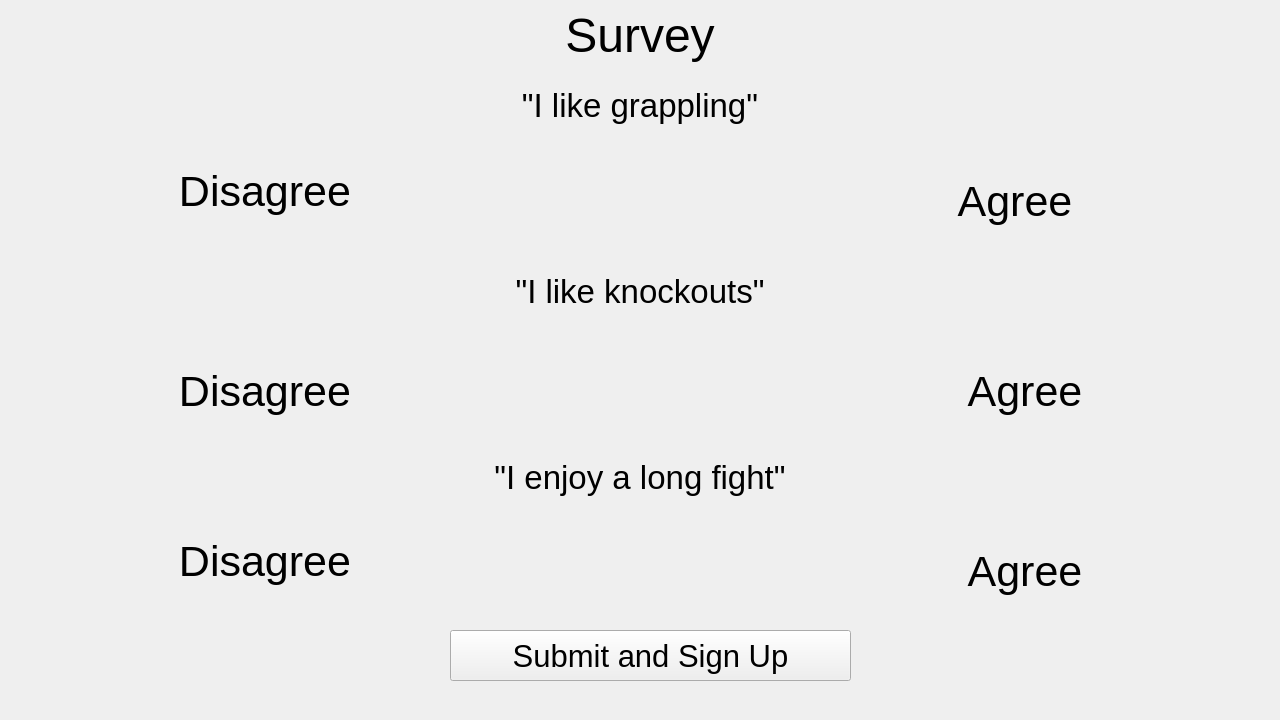
  <widget class="QWidget" name="survey" native="true">
   <property name="geometry">
    <rect>
     <x>0</x>
     <y>0</y>
     <width>1280</width>
     <height>720</height>
    </rect>
   </property>
   <property name="autoFillBackground">
    <bool>true</bool>
   </property>
   <widget class="QLabel" name="surveyTitle">
    <property name="geometry">
     <rect>
      <x>330</x>
      <y>0</y>
      <width>620</width>
      <height>70</height>
     </rect>
    </property>
    <property name="font">
     <font>
      <pointsize>36</pointsize>
      <underline>false</underline>
     </font>
    </property>
    <property name="text">
     <string>Survey</string>
    </property>
    <property name="alignment">
     <set>Qt::AlignCenter</set>
    </property>
   </widget>
   <widget class="QPushButton" name="surveySubmitButton">
    <property name="geometry">
     <rect>
      <x>450</x>
      <y>630</y>
      <width>401</width>
      <height>51</height>
     </rect>
    </property>
    <property name="font">
     <font>
      <pointsize>23</pointsize>
     </font>
    </property>
    <property name="text">
     <string>Submit and Sign Up</string>
    </property>
   </widget>
   <widget class="QLabel" name="surveyTextLabel8">
    <property name="geometry">
     <rect>
      <x>330</x>
      <y>442</y>
      <width>620</width>
      <height>70</height>
     </rect>
    </property>
    <property name="font">
     <font>
      <pointsize>25</pointsize>
      <underline>false</underline>
     </font>
    </property>
    <property name="text">
     <string>&quot;I enjoy a long fight&quot;</string>
    </property>
    <property name="alignment">
     <set>Qt::AlignCenter</set>
    </property>
   </widget>
   <widget class="QLabel" name="surveyTextLabel4">
    <property name="geometry">
     <rect>
      <x>170</x>
      <y>360</y>
      <width>190</width>
      <height>62</height>
     </rect>
    </property>
    <property name="font">
     <font>
      <pointsize>32</pointsize>
      <underline>false</underline>
     </font>
    </property>
    <property name="text">
     <string>Disagree</string>
    </property>
    <property name="alignment">
     <set>Qt::AlignCenter</set>
    </property>
   </widget>
   <widget class="QLabel" name="surveyTextLabel6">
    <property name="geometry">
     <rect>
      <x>930</x>
      <y>360</y>
      <width>190</width>
      <height>62</height>
     </rect>
    </property>
    <property name="font">
     <font>
      <pointsize>32</pointsize>
      <underline>false</underline>
     </font>
    </property>
    <property name="text">
     <string>Agree</string>
    </property>
    <property name="alignment">
     <set>Qt::AlignCenter</set>
    </property>
   </widget>
   <widget class="QLabel" name="surveyTextLabel5">
    <property name="geometry">
     <rect>
      <x>330</x>
      <y>256</y>
      <width>620</width>
      <height>71</height>
     </rect>
    </property>
    <property name="font">
     <font>
      <pointsize>25</pointsize>
      <underline>false</underline>
     </font>
    </property>
    <property name="text">
     <string>&quot;I like knockouts&quot;</string>
    </property>
    <property name="alignment">
     <set>Qt::AlignCenter</set>
    </property>
   </widget>
   <widget class="QLabel" name="surveyTextLabel2">
    <property name="geometry">
     <rect>
      <x>170</x>
      <y>160</y>
      <width>190</width>
      <height>62</height>
     </rect>
    </property>
    <property name="font">
     <font>
      <pointsize>32</pointsize>
      <underline>false</underline>
     </font>
    </property>
    <property name="text">
     <string>Disagree</string>
    </property>
    <property name="alignment">
     <set>Qt::AlignCenter</set>
    </property>
   </widget>
   <widget class="QLabel" name="surveyTextLabel3">
    <property name="geometry">
     <rect>
      <x>920</x>
      <y>170</y>
      <width>190</width>
      <height>62</height>
     </rect>
    </property>
    <property name="font">
     <font>
      <pointsize>32</pointsize>
      <underline>false</underline>
     </font>
    </property>
    <property name="text">
     <string>Agree</string>
    </property>
    <property name="alignment">
     <set>Qt::AlignCenter</set>
    </property>
   </widget>
   <widget class="QLabel" name="surveyTextLabel1">
    <property name="geometry">
     <rect>
      <x>330</x>
      <y>70</y>
      <width>620</width>
      <height>70</height>
     </rect>
    </property>
    <property name="font">
     <font>
      <pointsize>25</pointsize>
      <underline>false</underline>
     </font>
    </property>
    <property name="text">
     <string>&quot;I like grappling&quot;</string>
    </property>
    <property name="alignment">
     <set>Qt::AlignCenter</set>
    </property>
   </widget>
   <widget class="QClickableLabel" name="surveyStarKo1">
    <property name="geometry">
     <rect>
      <x>370</x>
      <y>340</y>
      <width>101</width>
      <height>111</height>
     </rect>
    </property>
    <property name="text">
     <string/>
    </property>
    <property name="pixmap">
     <pixmap>Assets/BlankStar.png</pixmap>
    </property>
    <property name="scaledContents">
     <bool>true</bool>
    </property>
   </widget>
   <widget class="QClickableLabel" name="surveyStarKo2">
    <property name="geometry">
     <rect>
      <x>490</x>
      <y>340</y>
      <width>101</width>
      <height>111</height>
     </rect>
    </property>
    <property name="text">
     <string/>
    </property>
    <property name="pixmap">
     <pixmap>Assets/BlankStar.png</pixmap>
    </property>
    <property name="scaledContents">
     <bool>true</bool>
    </property>
   </widget>
   <widget class="QClickableLabel" name="surveyStarKo3">
    <property name="geometry">
     <rect>
      <x>600</x>
      <y>340</y>
      <width>101</width>
      <height>111</height>
     </rect>
    </property>
    <property name="text">
     <string/>
    </property>
    <property name="pixmap">
     <pixmap>Assets/BlankStar.png</pixmap>
    </property>
    <property name="scaledContents">
     <bool>true</bool>
    </property>
   </widget>
   <widget class="QClickableLabel" name="surveyStarKo4">
    <property name="geometry">
     <rect>
      <x>710</x>
      <y>340</y>
      <width>101</width>
      <height>111</height>
     </rect>
    </property>
    <property name="text">
     <string/>
    </property>
    <property name="pixmap">
     <pixmap>Assets/BlankStar.png</pixmap>
    </property>
    <property name="scaledContents">
     <bool>true</bool>
    </property>
   </widget>
   <widget class="QClickableLabel" name="surveyStarKo5">
    <property name="geometry">
     <rect>
      <x>820</x>
      <y>340</y>
      <width>101</width>
      <height>111</height>
     </rect>
    </property>
    <property name="text">
     <string/>
    </property>
    <property name="pixmap">
     <pixmap>Assets/BlankStar.png</pixmap>
    </property>
    <property name="scaledContents">
     <bool>true</bool>
    </property>
   </widget>
   <widget class="QClickableLabel" name="surveyStarSub1">
    <property name="geometry">
     <rect>
      <x>370</x>
      <y>140</y>
      <width>101</width>
      <height>111</height>
     </rect>
    </property>
    <property name="text">
     <string/>
    </property>
    <property name="pixmap">
     <pixmap>Assets/BlankStar.png</pixmap>
    </property>
    <property name="scaledContents">
     <bool>true</bool>
    </property>
   </widget>
   <widget class="QClickableLabel" name="surveyStarSub2">
    <property name="geometry">
     <rect>
      <x>480</x>
      <y>140</y>
      <width>101</width>
      <height>111</height>
     </rect>
    </property>
    <property name="text">
     <string/>
    </property>
    <property name="pixmap">
     <pixmap>Assets/BlankStar.png</pixmap>
    </property>
    <property name="scaledContents">
     <bool>true</bool>
    </property>
   </widget>
   <widget class="QClickableLabel" name="surveyStarSub3">
    <property name="geometry">
     <rect>
      <x>590</x>
      <y>140</y>
      <width>101</width>
      <height>111</height>
     </rect>
    </property>
    <property name="text">
     <string/>
    </property>
    <property name="pixmap">
     <pixmap>Assets/BlankStar.png</pixmap>
    </property>
    <property name="scaledContents">
     <bool>true</bool>
    </property>
   </widget>
   <widget class="QClickableLabel" name="surveyStarSub4">
    <property name="geometry">
     <rect>
      <x>700</x>
      <y>140</y>
      <width>101</width>
      <height>111</height>
     </rect>
    </property>
    <property name="text">
     <string/>
    </property>
    <property name="pixmap">
     <pixmap>Assets/BlankStar.png</pixmap>
    </property>
    <property name="scaledContents">
     <bool>true</bool>
    </property>
   </widget>
   <widget class="QClickableLabel" name="surveyStarSub5">
    <property name="geometry">
     <rect>
      <x>810</x>
      <y>140</y>
      <width>101</width>
      <height>111</height>
     </rect>
    </property>
    <property name="text">
     <string/>
    </property>
    <property name="pixmap">
     <pixmap>Assets/BlankStar.png</pixmap>
    </property>
    <property name="scaledContents">
     <bool>true</bool>
    </property>
   </widget>
   <widget class="QClickableLabel" name="surveyStarDec1">
    <property name="geometry">
     <rect>
      <x>370</x>
      <y>510</y>
      <width>101</width>
      <height>111</height>
     </rect>
    </property>
    <property name="text">
     <string/>
    </property>
    <property name="pixmap">
     <pixmap>Assets/BlankStar.png</pixmap>
    </property>
    <property name="scaledContents">
     <bool>true</bool>
    </property>
   </widget>
   <widget class="QLabel" name="surveyTextLabel4_2">
    <property name="geometry">
     <rect>
      <x>170</x>
      <y>530</y>
      <width>190</width>
      <height>62</height>
     </rect>
    </property>
    <property name="font">
     <font>
      <pointsize>32</pointsize>
      <underline>false</underline>
     </font>
    </property>
    <property name="text">
     <string>Disagree</string>
    </property>
    <property name="alignment">
     <set>Qt::AlignCenter</set>
    </property>
   </widget>
   <widget class="QLabel" name="surveyTextLabel6_2">
    <property name="geometry">
     <rect>
      <x>930</x>
      <y>540</y>
      <width>190</width>
      <height>62</height>
     </rect>
    </property>
    <property name="font">
     <font>
      <pointsize>32</pointsize>
      <underline>false</underline>
     </font>
    </property>
    <property name="text">
     <string>Agree</string>
    </property>
    <property name="alignment">
     <set>Qt::AlignCenter</set>
    </property>
   </widget>
   <widget class="QClickableLabel" name="surveyStarDec2">
    <property name="geometry">
     <rect>
      <x>490</x>
      <y>510</y>
      <width>101</width>
      <height>111</height>
     </rect>
    </property>
    <property name="text">
     <string/>
    </property>
    <property name="pixmap">
     <pixmap>Assets/BlankStar.png</pixmap>
    </property>
    <property name="scaledContents">
     <bool>true</bool>
    </property>
   </widget>
   <widget class="QClickableLabel" name="surveyStarDec3">
    <property name="geometry">
     <rect>
      <x>600</x>
      <y>510</y>
      <width>101</width>
      <height>111</height>
     </rect>
    </property>
    <property name="text">
     <string/>
    </property>
    <property name="pixmap">
     <pixmap>Assets/BlankStar.png</pixmap>
    </property>
    <property name="scaledContents">
     <bool>true</bool>
    </property>
   </widget>
   <widget class="QClickableLabel" name="surveyStarDec4">
    <property name="geometry">
     <rect>
      <x>710</x>
      <y>510</y>
      <width>101</width>
      <height>111</height>
     </rect>
    </property>
    <property name="text">
     <string/>
    </property>
    <property name="pixmap">
     <pixmap>Assets/BlankStar.png</pixmap>
    </property>
    <property name="scaledContents">
     <bool>true</bool>
    </property>
   </widget>
   <widget class="QClickableLabel" name="surveyStarDec5">
    <property name="geometry">
     <rect>
      <x>820</x>
      <y>510</y>
      <width>101</width>
      <height>111</height>
     </rect>
    </property>
    <property name="text">
     <string/>
    </property>
    <property name="pixmap">
     <pixmap>Assets/BlankStar.png</pixmap>
    </property>
    <property name="scaledContents">
     <bool>true</bool>
    </property>
   </widget>
  </widget>
